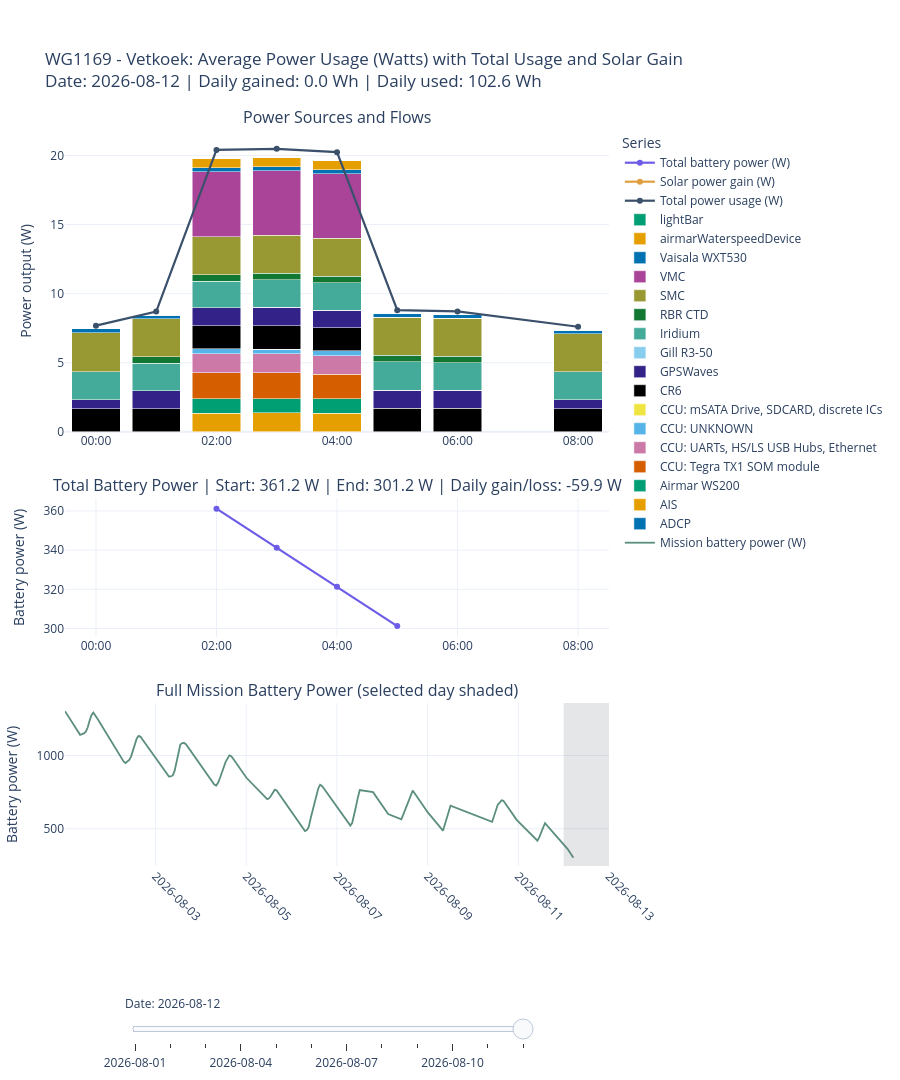
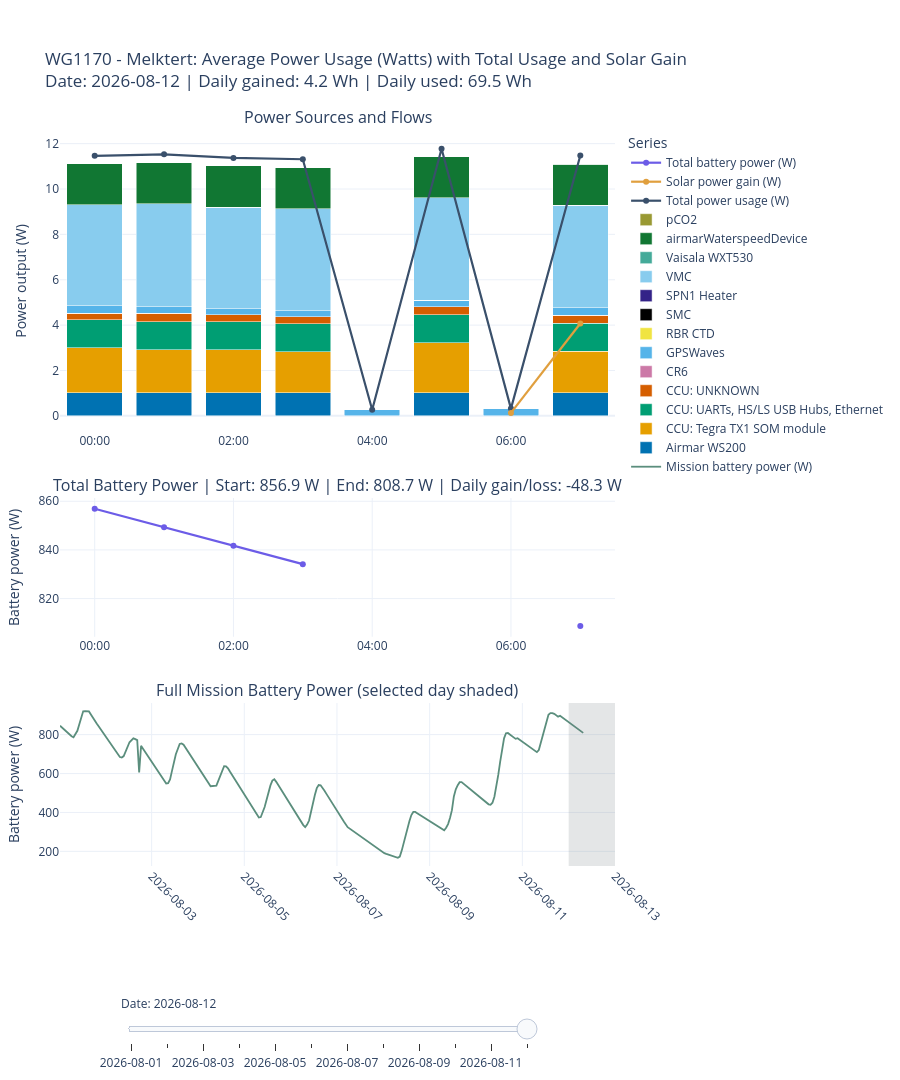

The cell these charts' notebook holds for them, in order:
### Markdown cell above
### Build, Export, and Combine Both Gliders

### Code cell
figures = {}
export_paths = {}

if ANALYSIS_TARGET == 'both':
    selected_glider_keys = list(GLIDERS.keys())
elif ANALYSIS_TARGET in GLIDERS:
    selected_glider_keys = [ANALYSIS_TARGET]
else:
    raise ValueError(
        "ANALYSIS_TARGET must be one of: 'both', 'wg1169', 'wg1170'"
    )

for glider_key in selected_glider_keys:
    glider_label = GLIDERS[glider_key]
    sensor_pwr_out, solar_pwr_in, total_pwr_out, battery_pwr = load_glider_data(glider_key)
    fig = build_power_figure(sensor_pwr_out, solar_pwr_in, total_pwr_out, battery_pwr, glider_label)
    fig.show()

    full_html, embed_html = export_glider_figure(fig, glider_key)
    figures[glider_key] = fig
    export_paths[glider_key] = {
        'full': full_html,
        'embed': embed_html,
    }
